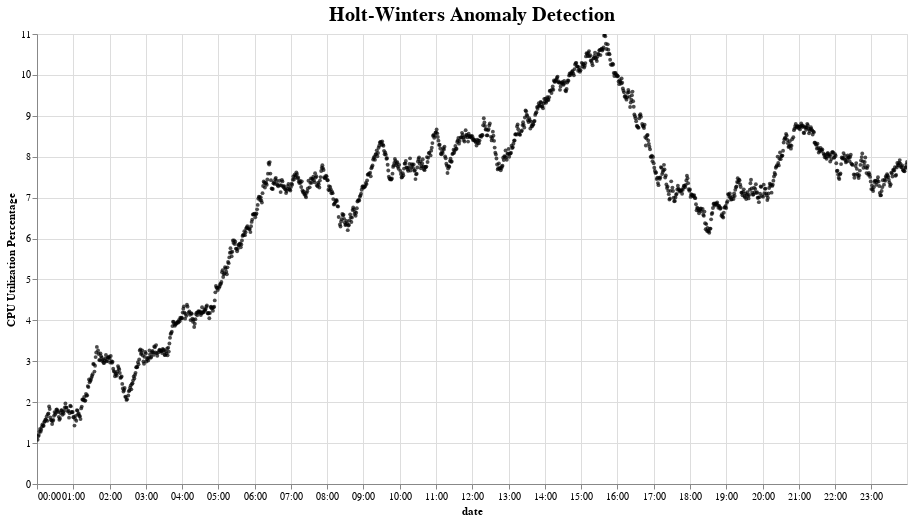

The cell this chart's notebook holds for it:
### Code cell
## plot results
total_forecast = pd.DataFrame({"ds" : mydf.index, "yhat" : fcast_total2, "yhat_lower" : fcast_lower, "yhat_upper" : fcast_upper, "fact" : mydf})
detected_anomalies = detect_anomalies(total_forecast)
plot_anomalies(detected_anomalies, mytitle="Holt-Winters Anomaly Detection")

### Figure 1 — Vega-Lite specification as saved in the notebook (floating-point values rounded to 4 significant figures; data arrays with more than 128 entries replaced by an {"elided": "..."} marker saying what was removed)
{"config": {"view": {"continuousWidth": 400, "continuousHeight": 300}, "title": {"fontSize": 20}}, "layer": [{"data": {"name": "data-f100b2afcf83259294af24d5eae069fe"}, "mark": {"type": "area", "color": "#7FC97F", "interpolate": "basis"}, "encoding": {"tooltip": [{"type": "temporal", "field": "ds"}, {"type": "quantitative", "field": "fact"}, {"type": "quantitative", "field": "yhat_lower"}, {"type": "quantitative", "field": "yhat_upper"}], "x": {"type": "temporal", "axis": {"format": "%H:%M"}, "field": "ds", "title": "date"}, "y": {"type": "quantitative", "field": "yhat_upper"}, "y2": {"field": "yhat_lower"}}, "selection": {"selector028": {"type": "interval", "bind": "scales", "encodings": ["x", "y"]}}, "title": "Holt-Winters Anomaly Detection"}, {"data": {"name": "data-f100b2afcf83259294af24d5eae069fe"}, "mark": {"type": "circle", "color": "Black", "opacity": 0.7, "size": 15}, "encoding": {"tooltip": [{"type": "temporal", "field": "ds"}, {"type": "quantitative", "field": "fact"}, {"type": "quantitative", "field": "yhat_lower"}, {"type": "quantitative", "field": "yhat_upper"}], "x": {"type": "temporal", "field": "ds"}, "y": {"type": "quantitative", "field": "fact", "title": "CPU Utilization Percentage"}}, "selection": {"selector029": {"type": "interval", "bind": "scales", "encodings": ["x", "y"]}}}, {"data": {"name": "data-d751713988987e9331980363e24189ce"}, "mark": {"type": "circle", "color": "Red", "size": 30}, "encoding": {"tooltip": [{"type": "temporal", "field": "ds"}, {"type": "quantitative", "field": "fact"}, {"type": "quantitative", "field": "yhat_lower"}, {"type": "quantitative", "field": "yhat_upper"}], "x": {"type": "temporal", "field": "ds"}, "y": {"type": "quantitative", "field": "fact", "title": "CPU Utilization Percentage"}}, "selection": {"selector030": {"type": "interval", "bind": "scales", "encodings": ["x", "y"]}}}], "height": 450, "width": 870, "$schema": "https://vega.github.io/schema/vega-lite/v4.8.1.json", "datasets": {"data-f100b2afcf83259294af24d5eae069fe": {"elided": "1440 records"}, "data-d751713988987e9331980363e24189ce": []}}
